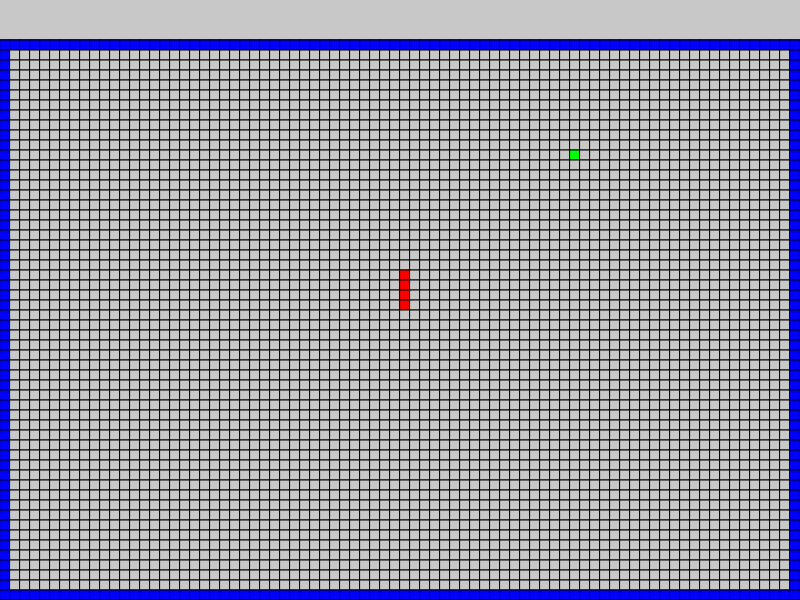
Frame 1 (no input)
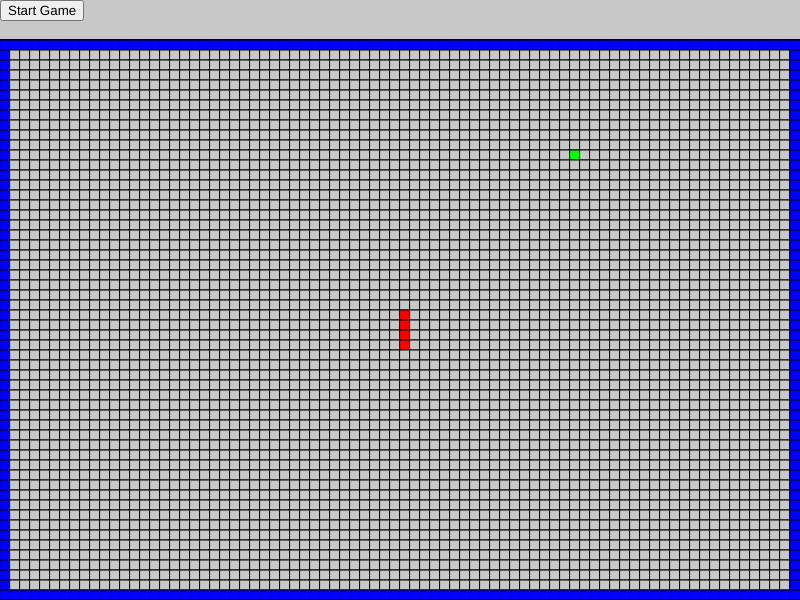
Frame 60 (no input)
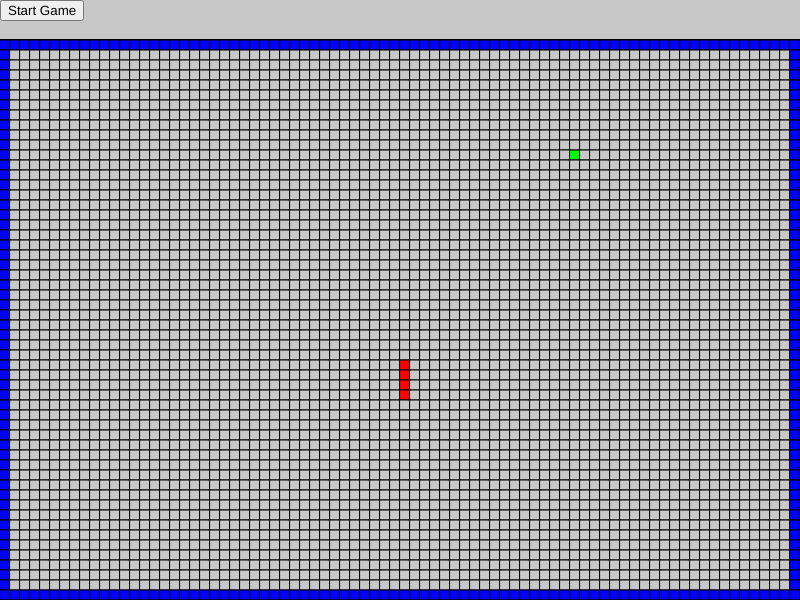
Frame 120 (the mouse pressed at the canvas centre since frame 60)

The p5.js sketch that drew these frames (run headless with seeded random() and noise() and a simulated clock; from frame 60 on, the mouse is pressed at the canvas centre):

// p5.js sketch
// ── sketch.js
const GameState = Object.freeze({
    MENU: "menu",
    GAME: "game",
    PAUSE: "pause"
})

const CellState = Object.freeze({
    EMPTY: 0,
    SNAKE: 1,
    FOOD: 2,
    WALL: 3
})

const SnakeDirection = Object.freeze({
    NORTH: 0,
    SOUTH: 1,
    EAST: 2,
    WEST: 3
})

const snakeHead = {
    x: 0,
    y: 0
}

const snakeTail = {
    x: 0,
    y: 0
}

const CANVAS_WIDHT = 800
const CANVAS_HEIGHT = 600

const MAX_X = 79
const MAX_Y = 55

let canvas

let startGameButton
let pauseGameButton
let endGameButton

let currentGameState
let stateChanged = true

let grid = Array(4560).fill(CellState.EMPTY)
let snakeDirection = SnakeDirection.SOUTH

let lastUpdateTime = 0
const updateInterval = 200 // 1s

function windowResized() {
    centerCanvas()
    updateButtonPosition(startGameButton)
}

function centerCanvas() {
    let x = (windowWidth - width) / 2
    let y = (windowHeight - height) / 2
    canvas.position(x, y)
}

function setup() {
    canvas = createCanvas(CANVAS_WIDHT, CANVAS_HEIGHT)
    centerCanvas()
    background(200)
    currentGameState = GameState.MENU

    drawGrid()

    // occupy(x,y)
    // occupy(0,0)
    //occupy(79,0)
    // occupy(0,1)
    // occupy(0,55)
    // occupy(79,55)

    // the snake at startup
    // this is the tail, initial direction is SOUTH
    occupy(40,23, CellState.SNAKE)
    snakeTail.x = 40
    snakeTail.y = 23

    occupy(40,24, CellState.SNAKE)
    occupy(40,25, CellState.SNAKE)
    
    // this is the head, initial direciton is SOUTH
    occupy(40,26, CellState.SNAKE)
    snakeHead.x = 40
    snakeHead.y = 26

    // Build wall on the sides
    // west and east side
    for (var i = 0; i < 56; i++) {
        occupy(0,i, CellState.WALL)
        occupy(79,i, CellState.WALL)
    }

    // south and north side
    for (var i = 0; i < 80; i++) {
        occupy(i, 0, CellState.WALL)
        occupy(i, 55, CellState.WALL)
    }

    addFood()

    push()
        drawSnake()
    pop()

}
// 76 x 60 (width x height) (x, y)
function occupy(x, y, value) {
    grid[y * 80 + x] = value    
}

function addFood() {
    // Food
    occupy(Math.floor(random(0, MAX_X+1)), Math.floor(random(0, MAX_Y+1)), CellState.FOOD)
}

function drawSnake() {
    for (var i = 0; i < grid.length; i++) {
        const c = grid[i]
        // if (c === CellState.EMPTY) {
        //     continue
        // }

        const x = i % 80;
        const y = Math.floor(i / 80);
  
        const pixelX = x * 10;
        const pixelY = y * 10;
        
        if (c === CellState.SNAKE) {
            // Red for snake
            fill(255,0,0)
        }
        if (c === CellState.FOOD) {
            // Green for food
            fill(0,255,0)
        }
        if (c === CellState.WALL) {
            // Blue for wall
            fill(0,0,255)
        }
        if (c === CellState.EMPTY) {
            // make it empty
            fill(200,200,200)
        }

        square(pixelX, pixelY+40, 10)
    }
}

function keyPressed() {
    // Arrow keys (use keyCode)
    if (keyCode === LEFT_ARROW || key === 'a' || key === 'A') {
        if (snakeDirection !== SnakeDirection.EAST) {
            snakeDirection = SnakeDirection.WEST
        }
    }
    if (keyCode === RIGHT_ARROW || key === 'd' || key === 'D') {
        if (snakeDirection !== SnakeDirection.WEST) {
            snakeDirection = SnakeDirection.EAST
        }
    }
    if (keyCode === UP_ARROW || key === 'w' || key === 'W') {
        if (snakeDirection !== SnakeDirection.SOUTH) {
            snakeDirection = SnakeDirection.NORTH
        }
    }
    if (keyCode === DOWN_ARROW || key === 's' || key === 'S') {
        if (snakeDirection !== SnakeDirection.NORTH) {
            snakeDirection = SnakeDirection.SOUTH
        }
    }
}

function drawGrid() {
    // draw the grid
    push()
        strokeWeight(1)
        color(0,0,0)
        line(0, 40, canvas.width, 40)
        // 60 in width
        for (let i = 40; i <= 600; i+=10) {
            line(0, i, canvas.width, i)
        }

        // 76 in height
        for (let i = 0; i <= 800; i += 10) {
            line(i, 40, i, canvas.height)
        }
    pop()
}

function draw() {
    let currentTime = millis()
    if (currentTime - lastUpdateTime >= updateInterval) {
        updateCanvas()
        lastUpdateTime = currentTime
    }    
}

function coordsToIndex(x, y, width = 80) {
  return y * width + x;
}

function updateGrid() {
    // highlight next head
    let nextHeadX
    let nextHeadY
    if (snakeDirection === SnakeDirection.SOUTH) {
        nextHeadX = snakeHead.x
        nextHeadY = snakeHead.y + 1
    }
    if (snakeDirection === SnakeDirection.NORTH) {
        nextHeadX = snakeHead.x
        nextHeadY = snakeHead.y - 1
    }
    if (snakeDirection === SnakeDirection.EAST) {
        nextHeadX = snakeHead.x+1
        nextHeadY = snakeHead.y
    }
    if (snakeDirection === SnakeDirection.WEST) {
        nextHeadX = snakeHead.x-1
        nextHeadY = snakeHead.y
        
    }
    let i = coordsToIndex(nextHeadX, nextHeadY)
    if (grid[i] === CellState.FOOD) {
        grid[i] = CellState.SNAKE
        addFood()
        occupy(nextHeadX, nextHeadY, CellState.SNAKE)
        snakeHead.x = nextHeadX
        snakeHead.y = nextHeadY
        return;
    } else {
        occupy(nextHeadX, nextHeadY, CellState.SNAKE)
        snakeHead.x = nextHeadX
        snakeHead.y = nextHeadY 
    }
    

    

    // Regardless of direction, remove the tail
    let nextTailX
    let nextTailY
    let index = 0

    // Check NORTH
    index = coordsToIndex(snakeTail.x, snakeTail.y-1)
    if (grid[index] === CellState.SNAKE) {
        nextTailX = snakeTail.x
        nextTailY = snakeTail.y-1
    }
    // Check SOUTH
    index = coordsToIndex(snakeTail.x, snakeTail.y+1)
    if (grid[index] === CellState.SNAKE) {
        nextTailX = snakeTail.x
        nextTailY = snakeTail.y+1
    }
    // Check WEST
    index = coordsToIndex(snakeTail.x-1, snakeTail.y)
    if (grid[index] === CellState.SNAKE) {
        nextTailX = snakeTail.x-1
        nextTailY = snakeTail.y
    }
    // Check EAST
    index = coordsToIndex(snakeTail.x+1, snakeTail.y)
    if (grid[index] === CellState.SNAKE) {
        nextTailX = snakeTail.x+1
        nextTailY = snakeTail.y
    }

    occupy(snakeTail.x, snakeTail.y, CellState.EMPTY)
    snakeTail.x = nextTailX
    snakeTail.y = nextTailY

    // turn off tail
}

function updateCanvas() {
    updateGrid()
    push()
        drawSnake()
    pop()
    if (stateChanged) {
        removeMenuButtons()
        if (currentGameState === GameState.MENU) {
            showStartButton()
        }
        if (currentGameState === GameState.GAME) {
            showPauseButton()
            showEndButton()
        }
        if (currentGameState === GameState.PAUSE) {
            showPauseButton()
            showEndButton()
            console.log("Game paused...")
        }
        stateChanged = false
    }
}

function removeMenuButtons() {
    if (startGameButton) {
        startGameButton.remove()
    }

    if (endGameButton) {
        endGameButton.remove()
    }

    if (pauseGameButton) {
        pauseGameButton.remove()
    }
}

function updateStartButton() {
    if (startGameButton) {
        startGameButton.style('left', canvas.position().x + 'px')
        startGameButton.style('top', canvas.position().y + 'px')
    }
}
function updateEndButton() {
    if (endGameButton) {
        endGameButton.style('left', canvas.position().x + 100 + 'px')
        endGameButton.style('top', canvas.position().y + 'px')
    }
}
function updatePauseButton() {
    if (pauseGameButton) {
        pauseGameButton.style('left', canvas.position().x + 50 + 'px')
        pauseGameButton.style('top', canvas.position().y + 'px')
    }
}

function showEndButton() {
    push()
        endGameButton = createButton("End Game")
        endGameButton.style('position', 'absolute');
        updateEndButton()
        endGameButton.mousePressed(() => {
            currentGameState = GameState.MENU
            stateChanged = true
        })
    pop()
}

function showPauseButton() {
    push()
        pauseGameButton = createButton("Pause Game")
        pauseGameButton.style('position', 'absolute');
        updatePauseButton()
        pauseGameButton.mousePressed(() => {
            currentGameState = GameState.PAUSE
            stateChanged = true
        })
    pop()
}

function showStartButton() {
    push()
        startGameButton = createButton("Start Game")
        startGameButton.style('position', 'absolute');
        updateStartButton()
        startGameButton.mousePressed(() => {
            currentGameState = GameState.GAME
            stateChanged = true
        })
    pop()
}
